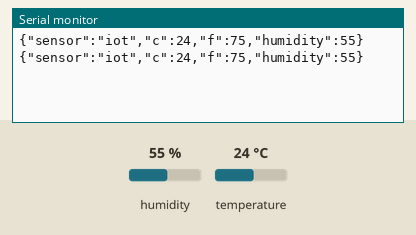
Recording of a sketch running on a simulated Arduino Uno, built with avr-gcc and run on an emulated ATmega328P. Shown: the last lines printed to the serial monitor. The inputs (shaded band) are chosen by the test bench; at power-on: humidity 55 %, temperature 24 °C.

Above: at 2.7 s.
2.8 s: humidity set to 22 %
At 4.1 s:
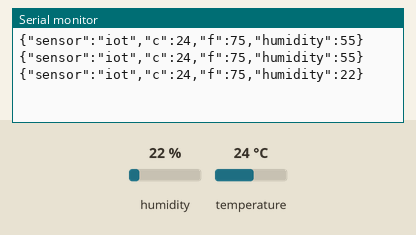
4.3 s: temperature set to 12 °C
At 5.3 s:
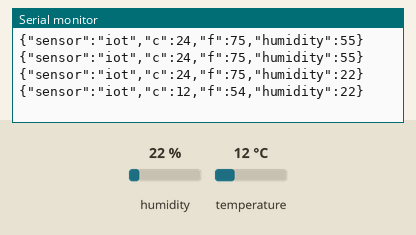
5.8 s: humidity set to 40 %
At 7.5 s:
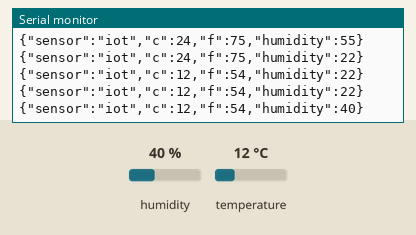
Timing chart, 0 to 9.0 s (numbered marks = the images above; inputs shaded):
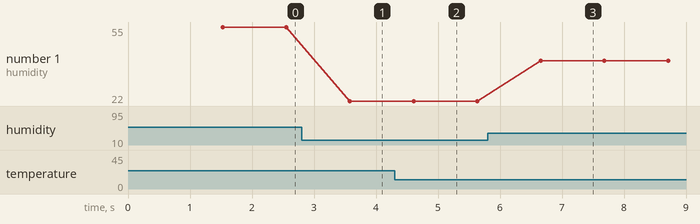

The sketch:

PyDuino.ino
```cpp
#include <dht.h>
#include <ArduinoJson.h>

/*
KY-015 Temp+Humidity Sensor Module (Digital)
https://arduinomodules.info/ky-015-temperature-humidity-sensor-module/

KY-015  Arduino
------- -------
S Pin    8
middle  +5V
-       GND

# MQTT Python: https://www.ev3dev.org/docs/tutorials/sending-and-receiving-messages-with-mqtt/
# SensorCode: https://create.arduino.cc/projecthub/techno_z/dht11-temperature-humidity-sensor-98b03b
# JsonCode: https://arduinojson.org/v6/example/generator/
*/
#define dht_apin 8 // Analog Pin sensor is connected to


dht DHT;
char str[32];

void setup(){

  Serial.begin(9600);
  while (!Serial) continue;


  delay(500);//Delay to let system boot
  // Serial.println("DHT11 Humidity & temperature Sensor\n\n");
  delay(1000);//Wait before accessing Sensor

}//end "setup()"


void loop(){
  DHT.read11(dht_apin);


  //Start of Program

//  doc["c"] = DHT.temperature, "*C";
//  doc["f"] = DHT.humidity;
  //doc["time"] = now();
  StaticJsonDocument<200> doc;

  doc["sensor"] = "iot";
  doc["c"] = DHT.temperature;
  doc["f"] = round(1.8*DHT.temperature+32);
  doc["humidity"] = DHT.humidity;
  //JsonArray data = doc.createNestedArray("data");
  // data.add(doc["temperature"] = DHT.temperature);
  // data.add(DHT.humidity);

    serializeJson(doc, Serial);
    Serial.println();


    delay(1000);//Wait 5 seconds before accessing sensor again.

  //Fastest should be once every two seconds.

}// end loop
```

Measured:
- after the input at 2.8 s, the serial monitor: prints a new line after 0.78 s (image 1)
- after the input at 4.3 s, the serial monitor: prints a new line after 0.31 s (image 2)
- after the input at 5.8 s, the serial monitor: prints a new line after 0.86 s (image 3)
- plotted number 1: 55 → 22 after the input at 2.8 s, 22 → 40 after the input at 5.8 s
